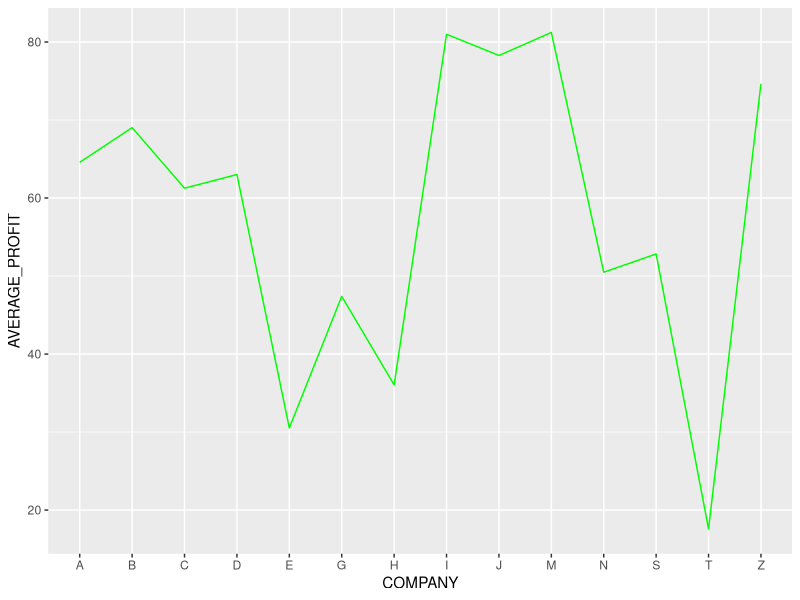
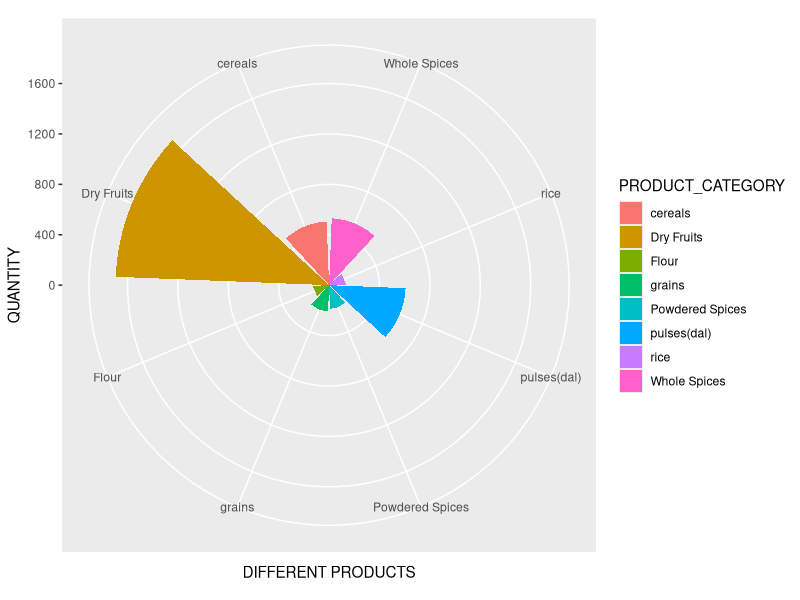

The R script that drew these images, in order:
####LOAD THE PACKAGES

require(dplyr)
require(ggplot2)

##LET'S LOAD THE DATASET
store <- read.csv("FINAL DEPARTMENTAL STORE.csv")

### DATA VISUALIZATION

# BUILD A LINE PLOT FOR AVERAGE_PROFIT & COMPANY

store %>% group_by(COMPANY) %>% 
  summarise(AVERAGE_PROFIT=mean(PROFIT)) %>%
  ggplot(aes(x=COMPANY, y=AVERAGE_PROFIT, group=1))+geom_line(color="GREEN")

#2.  BUILD A COXCOMB CHART  FOR EACH OF THE TYPE’S  QUANTITY DEMANDED WHERE THE PRODUCT_TYPE IS "Organic food".

store1 <-  filter(store, PRODUCT_TYPE=="Organic food")%>%
  group_by(PRODUCT_CATEGORY)%>%
  summarise(QUANTITY_DEMANDED=sum(QUANTITY_DEMANDED))

store2 <- store1 %>% 
  arrange(desc(PRODUCT_CATEGORY)) %>%mutate(percentage=round(QUANTITY_DEMANDED*100/sum(QUANTITY_DEMANDED))) %>% mutate(y_pos = cumsum(percentage)-0.5*percentage)

store2 %>% ggplot(aes(PRODUCT_CATEGORY,QUANTITY_DEMANDED, fill=PRODUCT_CATEGORY)) + 
  geom_bar(stat="identity") + 
  coord_polar("x", start=0,direction = -1)+
  xlab("DIFFERENT PRODUCTS") +
  ylab("QUANTITY")


